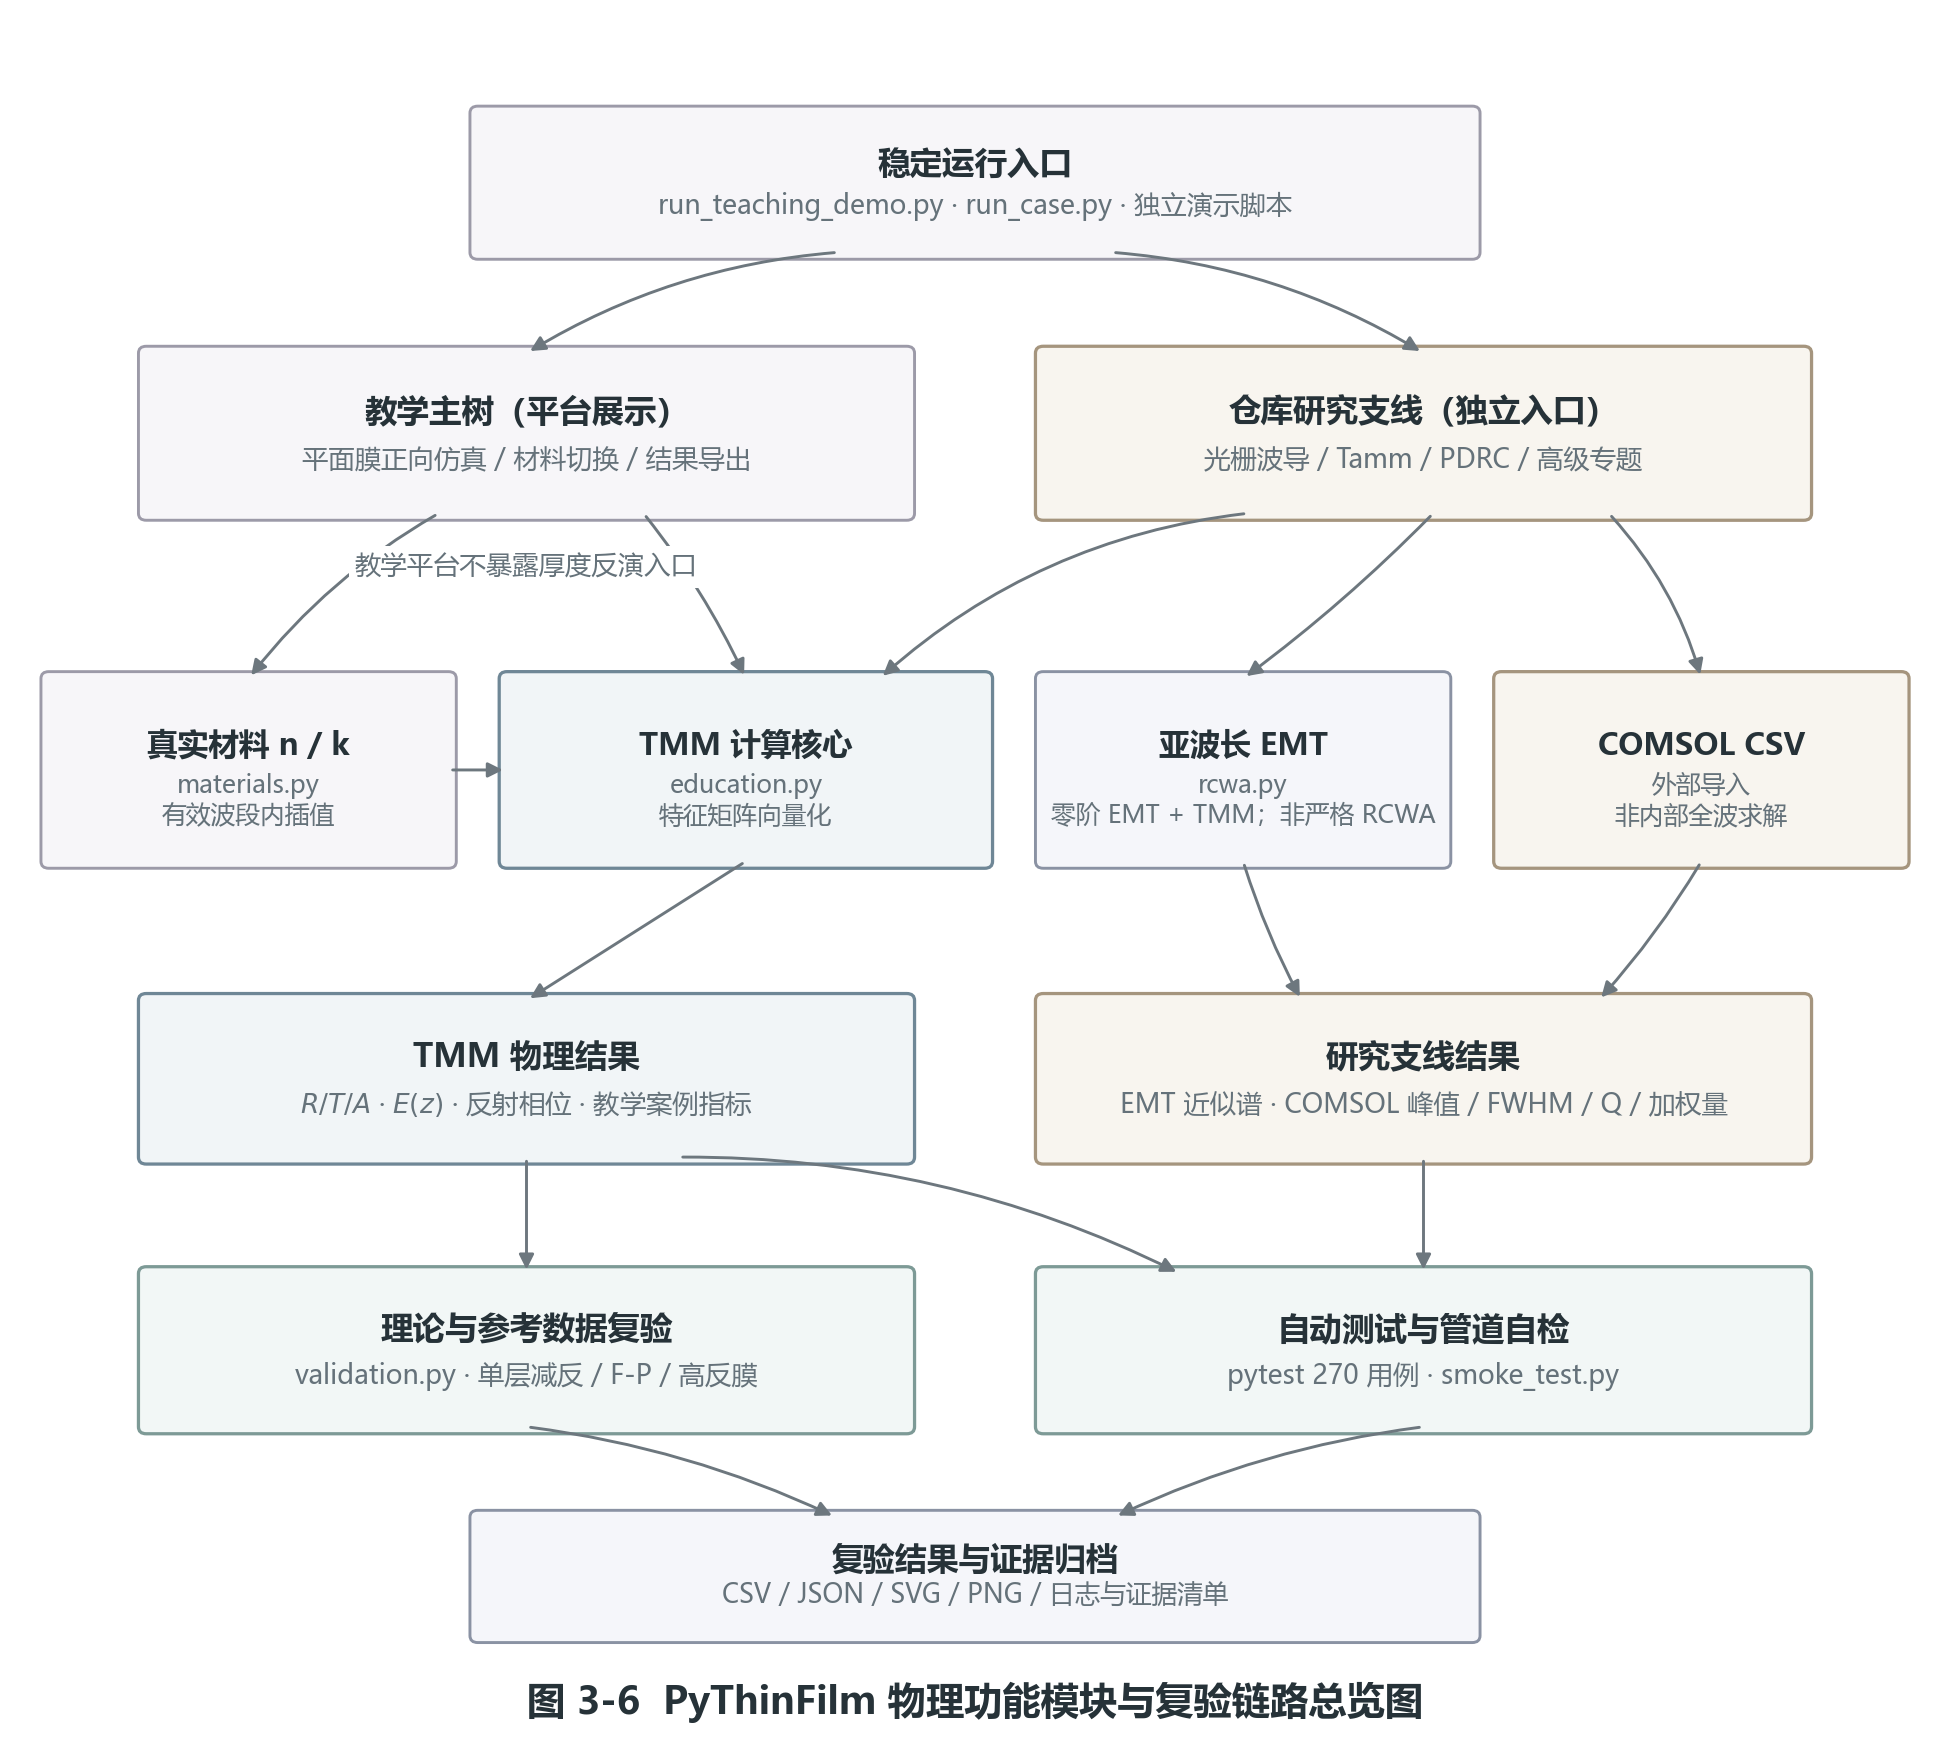

Generate this figure with Python:
"""Draw Fig. 3-6: PyThinFilm physical modules and verification chain."""

from pathlib import Path

import matplotlib as mpl
import matplotlib.pyplot as plt
from matplotlib.patches import FancyArrowPatch, FancyBboxPatch


OUT_DIR = Path(__file__).resolve().parent
STEM = OUT_DIR / "fig_3_6_physical_module_overview"

# 165 x 147 mm: A4 Word body-width overview.
WIDTH_IN = 6.50
HEIGHT_IN = 5.80

INK = "#263238"
MUTED = "#65727A"
ARROW = "#6D777E"

STYLES = {
    "main": ("#F5F6FA", "#8A92A3"),
    "intermediate": ("#F7F6F9", "#9C9AA8"),
    "core": ("#F1F5F7", "#6F8796"),
    "branch": ("#F7F6F9", "#9C9AA8"),
    "verify": ("#F2F7F6", "#7D9A96"),
    "analysis": ("#F8F5EF", "#A5957E"),
}


mpl.rcParams.update(
    {
        "font.family": "sans-serif",
        "font.sans-serif": ["Microsoft YaHei", "Arial", "SimHei", "DejaVu Sans"],
        "font.size": 8.0,
        "text.color": INK,
        "svg.fonttype": "none",
        "pdf.fonttype": 42,
        "axes.unicode_minus": False,
        "figure.facecolor": "white",
        "savefig.facecolor": "white",
    }
)


def box(
    ax,
    x,
    y,
    w,
    h,
    title,
    detail,
    *,
    style="main",
    title_size=7.8,
    detail_size=6.35,
):
    face, edge = STYLES[style]
    patch = FancyBboxPatch(
        (x, y),
        w,
        h,
        boxstyle="round,pad=0.004,rounding_size=0.004",
        facecolor=face,
        edgecolor=edge,
        linewidth=0.78 if style in ("core", "verify", "analysis") else 0.70,
        transform=ax.transAxes,
        clip_on=False,
    )
    ax.add_patch(patch)
    ax.text(
        x + w / 2,
        y + h * 0.63,
        title,
        fontsize=title_size,
        fontweight="semibold",
        ha="center",
        va="center",
        transform=ax.transAxes,
    )
    ax.text(
        x + w / 2,
        y + h * 0.33,
        detail,
        fontsize=detail_size,
        color=MUTED,
        ha="center",
        va="center",
        linespacing=1.25,
        transform=ax.transAxes,
    )


def arrow(ax, start, end, *, rad=0.0, dashed=False):
    ax.add_patch(
        FancyArrowPatch(
            start,
            end,
            arrowstyle="-|>",
            connectionstyle=f"arc3,rad={rad}",
            mutation_scale=7.4,
            linewidth=0.70,
            linestyle="--" if dashed else "-",
            color=ARROW,
            shrinkA=1,
            shrinkB=1,
            transform=ax.transAxes,
            clip_on=False,
        )
    )


def draw():
    fig, ax = plt.subplots(figsize=(WIDTH_IN, HEIGHT_IN))
    ax.set_xlim(0, 1)
    ax.set_ylim(0, 1)
    ax.axis("off")

    # Stable entry layer.
    entry_x, entry_y, entry_w, entry_h = 0.245, 0.855, 0.510, 0.080
    box(
        ax,
        entry_x,
        entry_y,
        entry_w,
        entry_h,
        "稳定运行入口",
        "run_teaching_demo.py · run_case.py · 独立演示脚本",
        style="intermediate",
    )

    # Main-tree and repository research branches.
    lane_y, lane_h, lane_w = 0.705, 0.092, 0.390
    left_lane_x, right_lane_x = 0.075, 0.535
    box(
        ax,
        left_lane_x,
        lane_y,
        lane_w,
        lane_h,
        "教学主树（平台展示）",
        "平面膜正向仿真 / 材料切换 / 结果导出",
        style="intermediate",
    )
    box(
        ax,
        right_lane_x,
        lane_y,
        lane_w,
        lane_h,
        "仓库研究支线（独立入口）",
        "光栅波导 / Tamm / PDRC / 高级专题",
        style="analysis",
    )
    ax.text(
        left_lane_x + lane_w / 2,
        0.674,
        "教学平台不暴露厚度反演入口",
        fontsize=6.35,
        color=MUTED,
        ha="center",
        va="center",
        bbox={"facecolor": "white", "edgecolor": "none", "pad": 1.5},
        transform=ax.transAxes,
    )

    # Physics implementation layer.
    core_y, core_h = 0.505, 0.105
    core_boxes = [
        (0.025, 0.205, "真实材料 n / k", "materials.py\n有效波段内插值", "intermediate"),
        (0.260, 0.245, "TMM 计算核心", "education.py\n特征矩阵向量化", "core"),
        (0.535, 0.205, "亚波长 EMT", "rcwa.py\n零阶 EMT + TMM；非严格 RCWA", "main"),
        (0.770, 0.205, "COMSOL CSV", "外部导入\n非内部全波求解", "analysis"),
    ]
    for x, w, title, detail, style in core_boxes:
        box(
            ax,
            x,
            core_y,
            w,
            core_h,
            title,
            detail,
            style=style,
            title_size=7.35,
            detail_size=5.95,
        )

    # Physical outputs.
    out_y, out_h, out_w = 0.335, 0.090, 0.390
    left_out_x, right_out_x = 0.075, 0.535
    box(
        ax,
        left_out_x,
        out_y,
        out_w,
        out_h,
        "TMM 物理结果",
        r"$R/T/A$ · $E(z)$ · 反射相位 · 教学案例指标",
        style="core",
    )
    box(
        ax,
        right_out_x,
        out_y,
        out_w,
        out_h,
        "研究支线结果",
        "EMT 近似谱 · COMSOL 峰值 / FWHM / Q / 加权量",
        style="analysis",
    )

    # Verification layer.
    verify_y, verify_h, verify_w = 0.180, 0.088, 0.390
    left_verify_x, right_verify_x = 0.075, 0.535
    box(
        ax,
        left_verify_x,
        verify_y,
        verify_w,
        verify_h,
        "理论与参考数据复验",
        "validation.py · 单层减反 / F-P / 高反膜",
        style="verify",
    )
    box(
        ax,
        right_verify_x,
        verify_y,
        verify_w,
        verify_h,
        "自动测试与管道自检",
        "pytest 270 用例 · smoke_test.py",
        style="verify",
    )

    # Evidence archive.
    archive_x, archive_y, archive_w, archive_h = 0.245, 0.060, 0.510, 0.068
    box(
        ax,
        archive_x,
        archive_y,
        archive_w,
        archive_h,
        "复验结果与证据归档",
        "CSV / JSON / SVG / PNG / 日志与证据清单",
        style="main",
        title_size=7.65,
        detail_size=6.15,
    )

    # Entry fan-out.
    arrow(ax, (0.43, entry_y), (left_lane_x + lane_w / 2, lane_y + lane_h), rad=0.12)
    arrow(ax, (0.57, entry_y), (right_lane_x + lane_w / 2, lane_y + lane_h), rad=-0.12)

    # Teaching tree to material support and TMM.
    arrow(ax, (0.225, lane_y), (0.025 + 0.205 / 2, core_y + core_h), rad=0.10)
    arrow(ax, (0.330, lane_y), (0.260 + 0.245 / 2, core_y + core_h), rad=-0.06)
    arrow(ax, (0.025 + 0.205, core_y + core_h / 2), (0.260, core_y + core_h / 2))

    # Research tree to TMM-based, EMT and external-data paths.
    arrow(ax, (0.640, lane_y), (0.260 + 0.245 * 0.78, core_y + core_h), rad=0.16)
    arrow(ax, (0.735, lane_y), (0.535 + 0.205 / 2, core_y + core_h), rad=-0.04)
    arrow(ax, (0.825, lane_y), (0.770 + 0.205 / 2, core_y + core_h), rad=-0.12)

    # Implementation to outputs.
    arrow(ax, (0.260 + 0.245 / 2, core_y), (left_out_x + out_w / 2, out_y + out_h))
    arrow(ax, (0.535 + 0.205 / 2, core_y), (right_out_x + out_w * 0.34, out_y + out_h), rad=0.05)
    arrow(ax, (0.770 + 0.205 / 2, core_y), (right_out_x + out_w * 0.73, out_y + out_h), rad=-0.05)

    # Results to verification.
    arrow(ax, (left_out_x + out_w / 2, out_y), (left_verify_x + verify_w / 2, verify_y + verify_h))
    arrow(ax, (left_out_x + out_w * 0.70, out_y), (right_verify_x + verify_w * 0.18, verify_y + verify_h), rad=-0.12)
    arrow(ax, (right_out_x + out_w / 2, out_y), (right_verify_x + verify_w / 2, verify_y + verify_h))

    # Verification merge into evidence archive.
    arrow(ax, (left_verify_x + verify_w / 2, verify_y), (archive_x + archive_w * 0.36, archive_y + archive_h), rad=-0.08)
    arrow(ax, (right_verify_x + verify_w / 2, verify_y), (archive_x + archive_w * 0.64, archive_y + archive_h), rad=0.08)

    ax.text(
        0.50,
        0.010,
        "图 3-6  PyThinFilm 物理功能模块与复验链路总览图",
        fontsize=9.2,
        fontweight="semibold",
        color=INK,
        ha="center",
        va="bottom",
        transform=ax.transAxes,
    )

    fig.subplots_adjust(left=0, right=1, bottom=0, top=1)
    fig.savefig(STEM.with_suffix(".png"), format="png", dpi=300, bbox_inches=None)
    plt.close(fig)


if __name__ == "__main__":
    draw()
